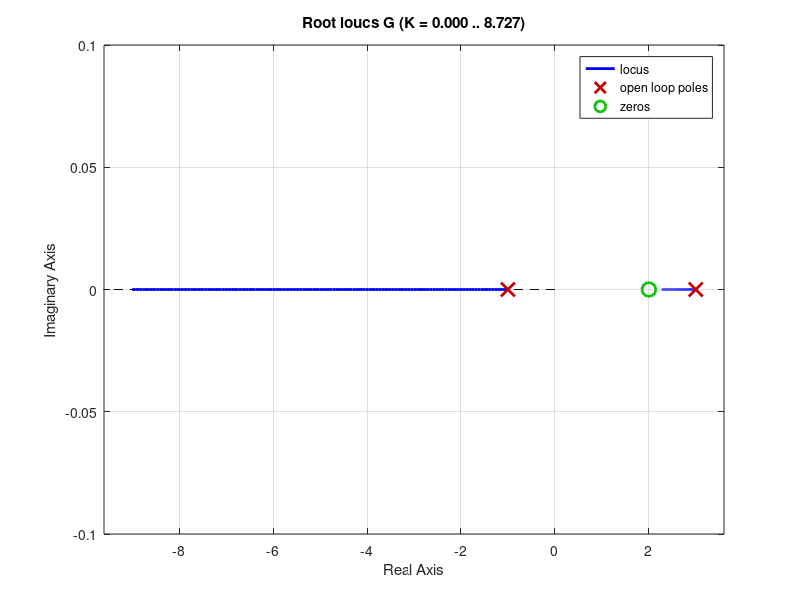

Here is the MATLAB script that generated this plot:
pkg load control

A = [3  1;
     0 -1];

B = [0;
     1];

C = [1 1];

D = 0;

sys = ss(A,B,C,D)
G = tf(sys)

figure;
rlocus(G);
grid on;
pause
